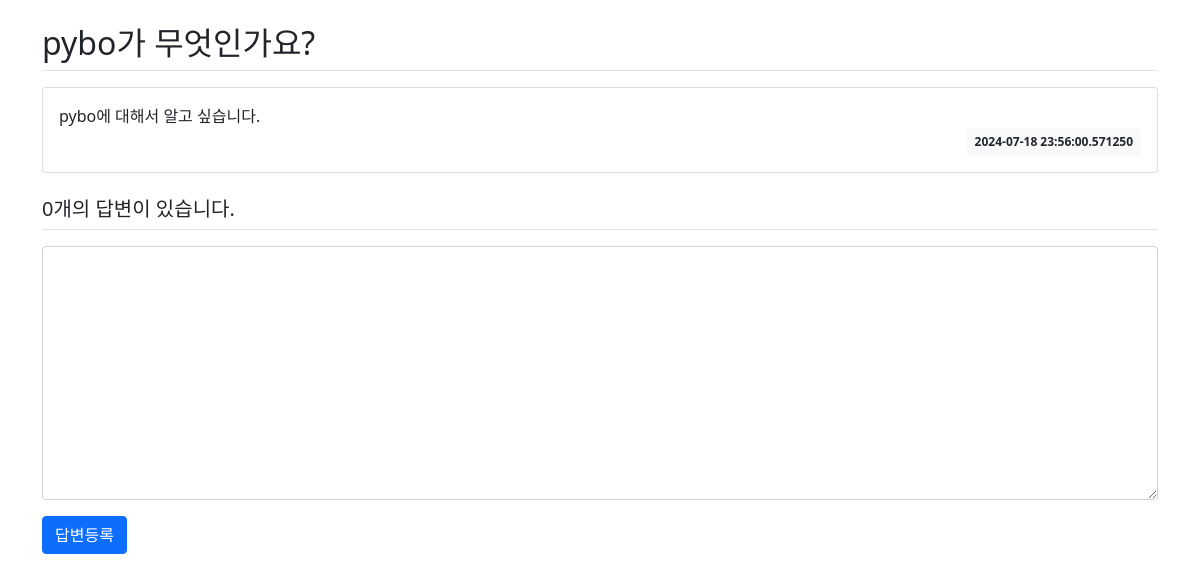
/question/detail/1/, run on an earlier commit of the app's database.
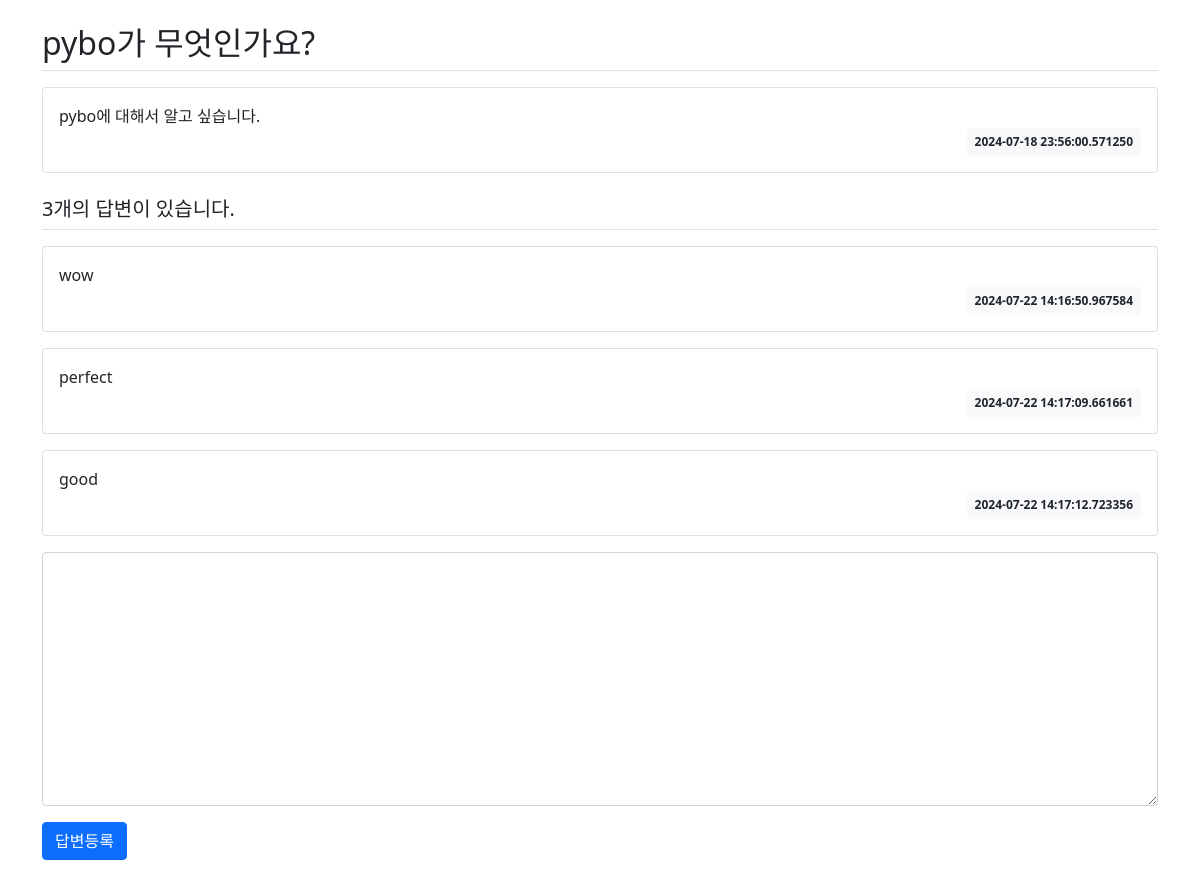
And on a later commit of the database.
### pybo/models.py (models this page shows)
class Question(db.Model):
    id = db.Column(db.Integer, primary_key=True)
    subject = db.Column(db.String(200), nullable=False)
    content = db.Column(db.Text(), nullable=False)
    create_date = db.Column(db.DateTime(), nullable=False)

class Answer(db.Model):
    id = db.Column(db.Integer, primary_key=True)
    question_id = db.Column(db.Integer, db.ForeignKey('question.id', ondelete='CASCADE'))
    question = db.relationship('Question', backref=db.backref('answer_set', cascade='all, delete-orphan'))
    content = db.Column(db.Text(), nullable=False)
    create_date = db.Column(db.DateTime(), nullable=False)

### pybo/views/question_views.py (the view)
@bp.route('/detail/<int:question_id>/') # 숫자가 매핑되는 것을 알려줌(int)
def detail(question_id):
    form = AnswerForm()
    question = Question.query.get_or_404(question_id)
    return render_template('question/question_detail.html', question=question, form=form)

### pybo/forms.py
class AnswerForm(FlaskForm):
    content = TextAreaField('내용', validators=[DataRequired('내용은 필수입력 항목입니다.')])

### pybo/templates/question/question_detail.html (shortened to what this page needs)
{% extends 'base.html' %}
{% block content %}
<div class="container my-3">
    <h2 class="border-bottom py-2">{{ question.subject }}</h2>
    <div class="card my-3">
        <div class="card-body">
            <div class="card-text" style="white-space: pre-line;">{{ question.content }}</div>
            <div class="d-flex justify-content-end">
                <div class="badge bg-light text-dark p-2">
                    {{ question.create_date }}
                </div>
            </div>
        </div>
    </div>
    <h5 class="border-bottom my-3 py-2">{{ question.answer_set|length }}개의 답변이 있습니다.</h5>
    {% for answer in question.answer_set %}
    <div class="card my-3">
        <div class="card-body">
            <div class="card-text" style="white-space: pre-line;">{{ answer.content }}</div>
            <div class="d-flex justify-content-end">
                <div class="badge bg-light text-dark p-2">
                    {{ answer.create_date }}
                </div>
            </div>
        </div>
    </div>
    {% endfor %}
    <form action="{{ url_for('answer.create', question_id=question.id) }}" method="post" class="my-3">
        <div class="mb-3">
            <textarea name="content" id="content" class="form-control" rows="10"></textarea>
        </div>
        <input type="submit" value="답변등록" class="btn btn-primary">
    </form>
</div>
{% endblock %}

### pybo/templates/base.html (shortened to what this page needs)
<!doctype html>
<html lang="ko">
<head>
    <link rel="stylesheet" href="{{ url_for('static', filename='bootstrap.min.css') }}">
</head>
<body>
{% block content %}
{% endblock %}
</body>
</html>

What changed in the data, as far as the page shows it:
added Answer: content "wow", create_date "2024-07-22 14:16:50.967584"
added Answer: content "perfect", create_date "2024-07-22 14:17:09.661661"
added Answer: content "good", create_date "2024-07-22 14:17:12.723356"
Also different on the page:
{{ question.answer_set|length }}: "0" → "3"
